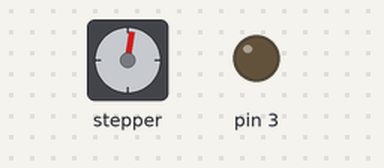
A program run on a simulated Arduino Uno, built with avr-gcc and run on an emulated ATmega328P. On the bench: stepper motor, output pins drawn as LEDs (lit = HIGH). Stepper angles assume 200 steps per turn.

Above: at 0.15 s.
At 9.6 s:
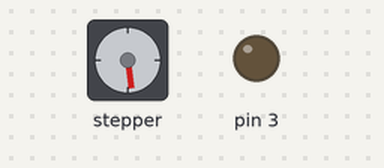
At 19.68 s:
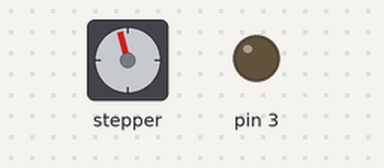
At 39.83 s:
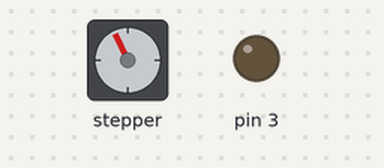
Timing chart, 0 to 40.0 s (numbered marks = the images above):
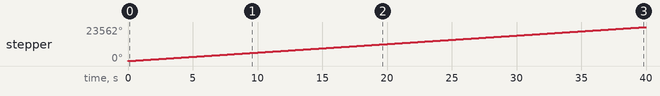

Measured:
- by itself, stepper: keeps turning clockwise at about 589°/s

The program:

main.cpp
```cpp
#include <Arduino.h>
#include <Stepper.h>
// #include <Servo.h>

// Servo myservo;  // create servo object to control a servo
// // twelve servo objects can be created on most boards

// int pos = 0;    // variable to store the servo position

const int stepsPerRevolution = 200;  // change this to fit the number of steps per revolution
// for your motor
bool phaseOneFinished = false;
bool phaseTwoFinished = false;
int stepHistory = 0;
int dcHistory = 0;

// initialize the stepper library on pins 8 through 11:
Stepper myStepper(stepsPerRevolution, 8, 9, 10, 11);

void startMotor(int motor) {

    if (!phaseTwoFinished) {
      switch(motor){
        case 1:
            myStepper.step(stepsPerRevolution);
            stepHistory++;
          break;
        case 2:
            digitalWrite(3, HIGH);
            delay(2000);
            digitalWrite(3, LOW);
            dcHistory++;
          break;
        default:
          break;
      }
    }
}

void setup() {
  // set the speed at 60 rpm:
  myStepper.setSpeed(99); // topspeed = 99
  // initialize the serial port:
  Serial.begin(9600);
  pinMode(3, OUTPUT);
  // myservo.attach(12);  // attaches the servo on pin 9 to the servo object
}

void loop() {

  if (stepHistory >= 80) {
    phaseOneFinished = true;
  }
  if (dcHistory >= 1) {
    phaseTwoFinished = true;
  }

  if (!phaseOneFinished) {
    startMotor(1);
  } else {
    startMotor(2);
  }

}
```
